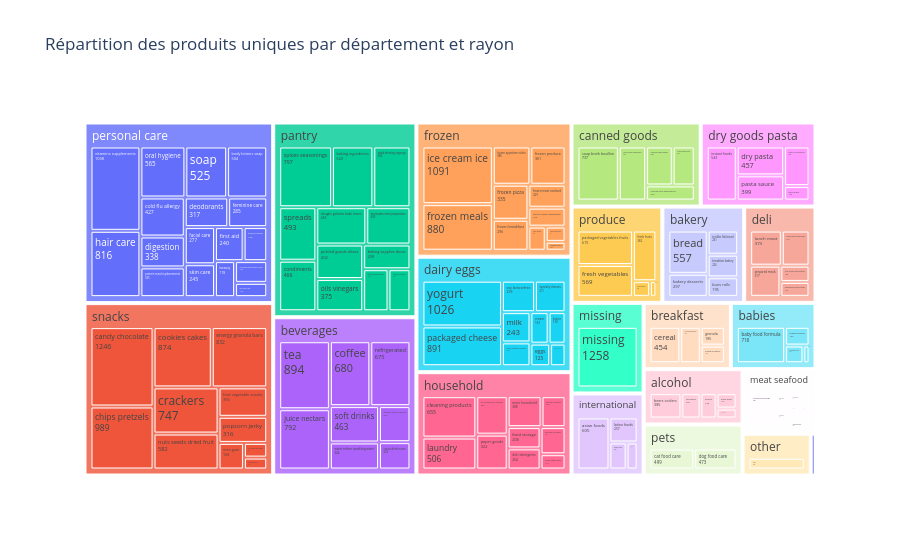

Here is the notebook cell this chart was saved with:
### Markdown cell above
Le treemap ci-dessous visualise la hiérarchie département → rayon. Il 
est interactif et pleinement lisible dans l'export HTML du notebook.

### Code cell
fig = px.treemap(
    products_full,
    path=["department", "aisle"],
    title="Répartition des produits uniques par département et rayon",
)

fig.update_traces(textinfo="label+value")
fig.show()

### Figure 1 — Plotly figure (JSON) as saved in the notebook; plotly's stock layout.template omitted (floating-point values rounded to 4 significant figures; data arrays with more than 128 entries replaced by an {"elided": "..."} marker saying what was removed)
{"data": [{"branchvalues": "total", "domain": {"x": [0, 1], "y": [0, 1]}, "hovertemplate": "labels=%{label}<br>count=%{value}<br>parent=%{parent}<br>id=%{id}<extra></extra>", "ids": {"elided": "155 str values"}, "labels": {"elided": "155 str values"}, "name": "", "parents": {"elided": "155 str values"}, "textinfo": "label+value", "type": "treemap", "values": {"elided": "155 int values"}}], "layout": {"legend": {"tracegroupgap": 0}, "title": {"text": "Répartition des produits uniques par département et rayon"}}}
